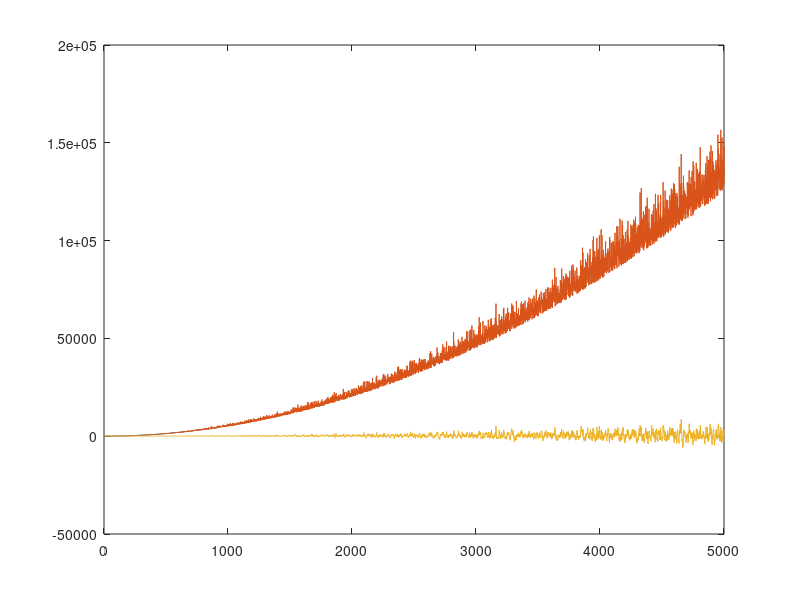

MATLAB code to generate this figure:
clear all
close all

n_iter = 5000;

stdev = 0.1;
for i=1:n_iter
	z(i) = 0.125 + 0.025 * i + 0.005* i^2;
    z(i) = (1 + (stdev * abs(randn(1)))) * z(i);
end

del_t = .1; % Time
q_f = 0.05;   % Process error
r = 0.1;     % measurement error
% Variances
p_l = 1.5;
p_lf = 0.0;
p_f = 1.5;

x_hat = zeros(2, 1, n_iter);
P = zeros(2, 2, n_iter);
K = zeros(2, 2, n_iter);
x_hat(:, :, 1) = [1; 0];
P(:, :, 1) = [p_l p_lf; p_lf p_f];
K(:, :, 1) = [1 0; 0 1];

F = [1 del_t; 0 1];
H = [1 0; 0 0];
Q = [del_t^3*q_f/3, del_t^2*q_f/2; del_t^2*q_f/2, del_t*q_f ];
R = [r 0; 0 r];

for t=2:n_iter
	x_hat_interim = F * x_hat(:, :, t-1);
	P_interim = F * P(:, :, t-1) * F' + Q;

	K(:, :, t) = P_interim * H' * inv(H * P_interim * H' + R);
	x_hat(:, :, t) = x_hat_interim + K(:, :, t) * (z(t) - H * x_hat_interim);
	P(:, :, t) = (eye(2) - K(:, :, t) * H) * P_interim;
end

x_positions = reshape(x_hat(1, 1, :), n_iter, 1);
velocities = reshape(x_hat(2, 1, :), n_iter, 1);
plot(x_positions);
hold all
plot(z);
pause;
plot(velocities) % converges to 0.025 / .01 = 2.5

